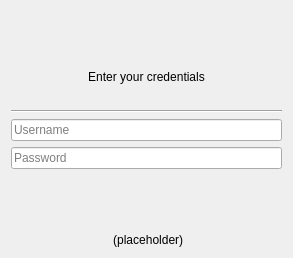
<?xml version="1.0" encoding="UTF-8"?>
<ui version="4.0">
 <class>BasicCredentialsSetupWizardPage</class>
 <widget class="QWidget" name="BasicCredentialsSetupWizardPage">
  <property name="geometry">
   <rect>
    <x>0</x>
    <y>0</y>
    <width>293</width>
    <height>258</height>
   </rect>
  </property>
  <property name="windowTitle">
   <string>Form</string>
  </property>
  <layout class="QVBoxLayout" name="verticalLayout">
   <item>
    <spacer name="verticalSpacer">
     <property name="orientation">
      <enum>Qt::Vertical</enum>
     </property>
     <property name="sizeHint" stdset="0">
      <size>
       <width>20</width>
       <height>40</height>
      </size>
     </property>
    </spacer>
   </item>
   <item>
    <widget class="QLabel" name="label">
     <property name="text">
      <string>Enter your credentials</string>
     </property>
     <property name="alignment">
      <set>Qt::AlignCenter</set>
     </property>
    </widget>
   </item>
   <item>
    <spacer name="verticalSpacer_3">
     <property name="orientation">
      <enum>Qt::Vertical</enum>
     </property>
     <property name="sizeType">
      <enum>QSizePolicy::Maximum</enum>
     </property>
     <property name="sizeHint" stdset="0">
      <size>
       <width>20</width>
       <height>20</height>
      </size>
     </property>
    </spacer>
   </item>
   <item>
    <widget class="Line" name="line">
     <property name="orientation">
      <enum>Qt::Horizontal</enum>
     </property>
    </widget>
   </item>
   <item>
    <layout class="QVBoxLayout" name="verticalLayout_2">
     <item>
      <widget class="QLineEdit" name="usernameLineEdit">
       <property name="placeholderText">
        <string>Username</string>
       </property>
      </widget>
     </item>
     <item>
      <widget class="QLineEdit" name="passwordLineEdit">
       <property name="echoMode">
        <enum>QLineEdit::Password</enum>
       </property>
       <property name="placeholderText">
        <string>Password</string>
       </property>
      </widget>
     </item>
    </layout>
   </item>
   <item>
    <spacer name="verticalSpacer_2">
     <property name="orientation">
      <enum>Qt::Vertical</enum>
     </property>
     <property name="sizeHint" stdset="0">
      <size>
       <width>20</width>
       <height>40</height>
      </size>
     </property>
    </spacer>
   </item>
   <item>
    <widget class="QLabel" name="urlLabel">
     <property name="text">
      <string notr="true">&lt;server URL&gt; (placeholder)</string>
     </property>
     <property name="alignment">
      <set>Qt::AlignCenter</set>
     </property>
    </widget>
   </item>
  </layout>
 </widget>
 <resources/>
 <connections/>
</ui>
